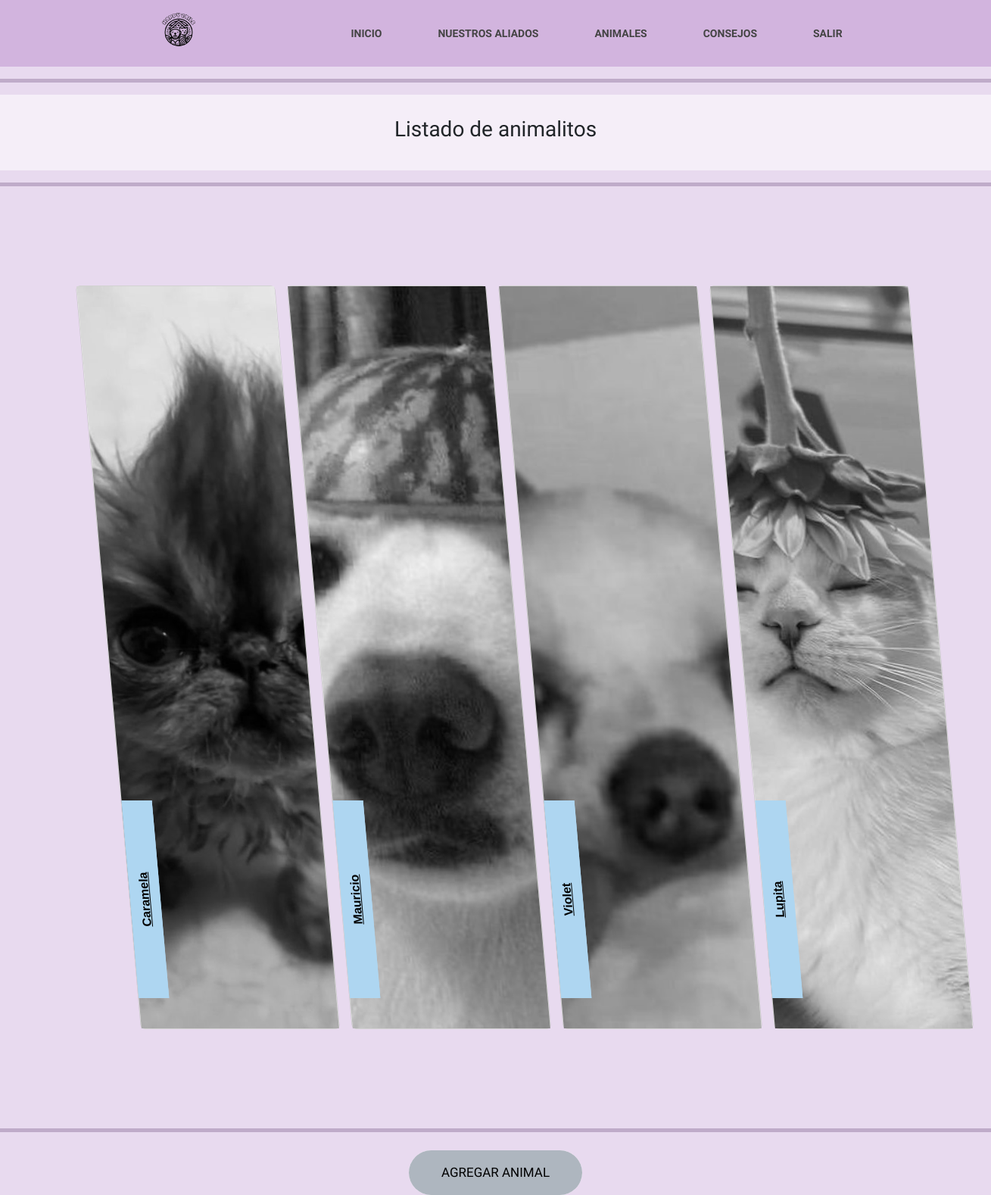
Page /animals/ (signed in) on the committed database.
### user/models.py (models this page shows, shortened)
class Animal (models.Model):
    idAnimal = models.AutoField(primary_key=True)
    nombre = models.CharField(max_length=30)
    raza = models.CharField(max_length=30)
    estadoActual = models.BooleanField(default=True)
    estadoSalud = models.CharField(max_length=30)
    ubicacion = models.CharField(max_length=30)
    fechaRescate = models.DateField(null=True, blank=True)
    fechaAdopcion = models.DateField(null=True, blank=True)
    numeroContacto = models.PositiveIntegerField(null=True, blank=True)
    imagenAnimal = models.ImageField(null=True, blank=True, upload_to='fotos')

### core/views.py (the view)
# urls.py: path('animals/', animals, name='animals'),
@login_required
def animals(request):
    listaAnimalitos = Animal.objects.all().order_by('fechaRescate')
    data = {
        'titulo': 'Listado de animales Facatativa',
        'animales': listaAnimalitos
    }
    return render(request, "core/animals.html", data)

### core/templates/core/animals.html (shortened to what this page needs)
{% extends 'core/base.html' %}
{% block content %}
{% load static %}
<!DOCTYPE html>
<html lang="es">
<head>
    <link href="https://cdn.jsdelivr.net/npm/bootstrap@5.3.3/dist/css/bootstrap.min.css" rel="stylesheet">
</head>
<body>
    <hr class="lineaHorizontal">
    <div class="Fondo">
        <div class="Texto">
            <h3>Listado de animalitos</h3>
        </div>
    </div>
    <hr class="lineaHorizontal">
    <div class="container">
        {% for a in animales %}
        <div class="card">
          <img src="{% if a.imagenAnimal %}{{ a.imagenAnimal.url }}{% else %}{% static 'core/img/logoHappyTails.jpg' %}{% endif %}" alt="Foto de {{ a.nombre }}">
          <div class="head">{{ a.nombre }}</div>
          <a href="mostrarA/{{a.idAnimal}}" class="head">{{ a.nombre }}</a>
        </div>
        {% endfor %}
      </div>
      <hr class="lineaHorizontal">
      <div class="center-btn">
        <a href="registrarAnimales/" class="btn1 shadow-drop-center mt-4">Agregar Animal</a>
      </div>
</body>
</html>
{% endblock %}

### core/templates/core/base.html (style rules this page uses)
body { margin: 0; background: #222; font-family: 'Work Sans', sans-serif; font-weight: 800; }

### core/templates/core/animals.html (style rules this page uses)
.lineaHorizontal { height: 5px; background-color: #4A235A; color: #4A235A; }
body { margin: 0; background: #E8DAEF ; font-family: 'Work Sans', sans-serif; font-weight: 800; }
.container { display: flex; justify-content: center; align-items: center; margin: 10vmin; font-family: sans-serif; overflow: hidden; transform: skew(5deg); }
.card { flex: 1; transition: all 1s ease-in-out; height: 75vmin; position: relative; }
.card:not(:nth-child(5)) { margin-right: 1em; }
img { width: 100%; height: 100%; object-fit: cover; transition: all 1s ease-in-out; filter: grayscale(100%); }
.head { color: black; background: #AED6F1 ; padding: 0.5em; transform: rotate(-90deg); transform-origin: 0% 0%; transition: all 0.5s ease-in-out; min-width: 100%; text-align: center; position: absolute; bottom: 0; left: 0; font-size: 1em; white-space: nowrap; }
.Texto { position: absolute; top: 50%; left: 50%; transform: translate(-50%, -50%); text-align: center; margin-bottom: 40px; }
.Fondo { background-color: #F5EEF8; padding: 50px; position: relative; }
.btn1 { position: relative; font-size: 17px; text-transform: uppercase; text-decoration: none; padding: 1em 2.5em; display: inline-block; border-radius: 6em; transition: all .2s; border: none; font-family: inherit; font-weight: 500; color: black; background-color: rgb(174, 182, 191); margin-top: 20px; margin-bottom: 40px; display: block; width: fit-content; margin-left: auto; margin-right: auto; }
.btn1::after { content: ""; display: inline-block; height: 100%; width: 100%; border-radius: 100px; position: absolute; top: 0; left: 0; z-index: -1; transition: all .4s; }
.btn1::after { background-color: #fff; }

### rows in the picture
Animal: imagenAnimal (picture), nombre "Caramela"
Animal: imagenAnimal (picture), nombre "Mauricio"
Animal: imagenAnimal (picture), nombre "Violet"
Animal: imagenAnimal (picture), nombre "Lupita"
